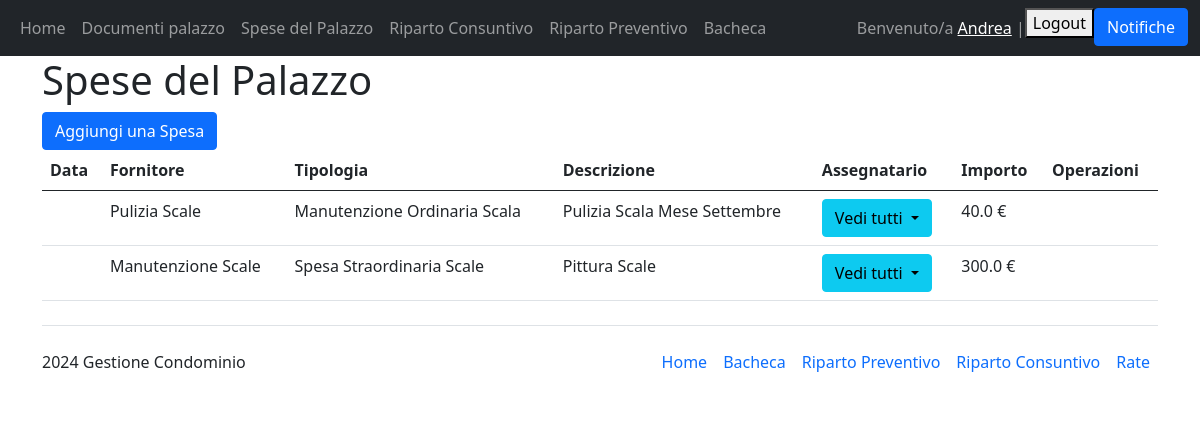
Page /spesa/ (signed in) on the committed database.
### Condominio/models.py (models this page shows)
class Spesa(models.Model):
    class Tipologie(models.TextChoices):
        LUCE_PALAZZINA="Luce Palazzina"
        SCALE_PALAZZINA="Scale Palazzina"
        MANUTENZIONE_ORDINARIA="Manutenzione Ordinaria"
        MANUTENZIONE_ORDINARIA_COMUNE="Manutenzione Ordinaria Comune"
        MANUTENZIONE_ORDINARIA_SCALA="Manutenzione Ordinaria Scala"
        SPESA_GENERALE="Spese Generali"
        SPESA_STRAORDINARIA="Spese Straordinarie"
        SPESA_STRAORDINARIA_EDIFICIO="Spesa Straordinaria Edificio"
        SPESA_STRAORDINARIA_SCALE="Spesa Straordinaria Scale"
        SPESA_STRAORDINARIA_ANTENNE="Spesa Straordinaria Antenne"
        SPESE_DIVERSE="Spese Diverse"
    fornitore=models.ForeignKey(Fornitore, on_delete=models.PROTECT, default=None)
    data=models.DateField("Data")
    tipologia=models.TextField("Tipologia", choices=Tipologie.choices, default=Tipologie.SPESE_DIVERSE, max_length=200)
    descrizione=models.CharField(default=None, max_length=200)
    assegnatario=models.ManyToManyField(Interno)
    importo=models.FloatField("Totale", default=0)
    class Meta:
        verbose_name_plural="Spese"

class Fornitore(models.Model):
    nome = models.CharField(max_length=100, primary_key=True)
    contratto = models.FileField("Contratto", upload_to="static/files", blank=True, default=None)
    indirizzo = models.CharField(max_length=200, blank=True)
    ragione_sociale = models.CharField(max_length=100, blank=True)
    partita_iva = models.CharField(max_length=100, blank=True)
    cf = models.CharField(max_length=100, blank=True)
    iban = models.CharField(max_length=200, blank=True)
    def __str__(self):
        return self.nome
    class Meta:
        verbose_name_plural = "Fornitori"

### Condominio/views.py (the view)
# urls.py: path('spesa/', views.spesa, name="spesa"),
@login_required(login_url="/login")
def spesa(request):
    spese=Spesa.objects.all()
    """ if request.method == "POST":
        spesa_id = request.POST.get("spesa-id")
        print(spesa_id)
        spesa=Spesa.objects.filter(id=spesa_id).first()
        if spesa and (request.user.has_perm("main.delete_spesa")):
            spesa.delete() """
    return render(request, 'Condominio_main/spese.html', {"spese":spese})

### Condominio/models.py (called while the page is built)
    def __str__(self):
        out=self.numero_interno + " - " + str(self.condomino.last_name)
        return out

### Condominio/templates/Condominio_main/spese.html (shortened to what this page needs)
{% extends 'Condominio_main/base.html' %}
{% block content %}
<h1>Spese del Palazzo</h1>
<a class="btn btn-primary" href="/create_spesa" role="button">Aggiungi una Spesa</a>
<table class="table">
    <thead>
      <tr>
        <th scope="col">Data</th>
        <th scope="col">Fornitore</th>
        <th scope="col">Tipologia</th>
        <th scope="col">Descrizione</th>
        <th scope="col">Assegnatario</th> {% comment %} Deve poter essere un utente user di tipo non staff {% endcomment %}
        <th scope="col">Importo</th>
        <th scope="col">Operazioni</th>
      </tr>
    </thead>
    <tbody>
        {% for spesa in spese %}
        <tr>
            <th scope="row">{{spesa.data|date:"d-m-Y"}}</th>
            <td>{{spesa.fornitore}}</td>
            <td>{{spesa.tipologia}}</td>
            <td>{{spesa.descrizione}}</td>
            <td>
              <button class="btn btn-info dropdown-toggle" type="button" id="dropdownMenuButton1" data-bs-toggle="dropdown" aria-expanded="false">
                Vedi tutti
              </button>
            </td>
            <td>{{spesa.importo}} €</td>
            <td>
            </td>
        </tr>
        {% endfor %}
    </tbody>
</table>
{% endblock %}

### Condominio/templates/Condominio_main/base.html (shortened to what this page needs)
<!DOCTYPE html>
<html lang="en">
<head>
    <link href="https://cdn.jsdelivr.net/npm/bootstrap@5.0.2/dist/css/bootstrap.min.css" rel="stylesheet">
    <link rel="stylesheet" href="https://cdn.jsdelivr.net/npm/bootstrap-icons@1.11.3/font/bootstrap-icons.min.css">
</head>
<body>
    <nav class="navbar navbar-expand-lg navbar-dark bg-dark">
        <div class="container-fluid">
            <div>
                <ul class="navbar-nav">
                    <li class="nav-item">
                        <a class="nav-link" href="/home">Home</a>
                    </li>
                    <li class="nav-item">
                        <a class="nav-link" href="/documenti_palazzo">Documenti palazzo</a>
                    </li>
                    <li class="nav-item">
                        <a class="nav-link" href="/spesa">Spese del Palazzo</a>
                    </li>
                    <li class="nav-item">
                        <a class="nav-link" href="/riparto_consuntivo">Riparto Consuntivo</a>
                    </li>
                    <li class="nav-item">
                        <a class="nav-link" href="/riparto_preventivo">Riparto Preventivo</a>
                    </li>
                    <li class="nav-item">
                        <a class="nav-link" href="/bacheca">Bacheca</a>
                    </li>
                </ul>
            </div>
            <div>
                <ul class="navbar-nav">
                    {% if user.is_authenticated %}
                    {% if user.is_staff %}
                    <span class="navbar-text">Benvenuto/a {{user.first_name}} | </span>
                    {% else %}
                    <span class="navbar-text">Benvenuto/a <a href="{% url 'profilo' %}">{{user.first_name}}</a> | </span>
                    {% endif %}
                    <li class="nav-item">
                        <form action="{% url 'logout' %}" method="post">
                            <button type="submit">Logout</button>
                        </form>
                    </li>
                    <li class="nav-item">
                        <button class="btn btn-primary" type="button" data-bs-toggle="offcanvas" data-bs-target="#offcanvasRight" aria-controls="offcanvasRight">Notifiche</button>
                    </li>
                    {% else %}
                    <li class="nav-item">
                        <a class="nav-link" href="{% url 'login' %}">Login</a>
                    </li>
                    {% endif %}
                </ul>
            </div>
        </div>
    </nav>
    <div class="container">
        {% block content %}
        {% endblock  %}
    </div>
    {% if user.is_authenticated and not user.is_staff %}
    <div class="container">
        <footer class="d-flex flex-wrap justify-content-between align-items-center py-3 my-4 border-top">
          <p class="col-md-4 mb-0 text-body-secondary"> 2024 Gestione Condominio </p>
          <ul class="nav col-md-8 justify-content-end">
            <li class="nav-item"><a href="{% url 'home' %}" class="nav-link px-2 text-body-secondary">Home</a></li>
            <li class="nav-item"><a href="{% url 'bacheca' %}" class="nav-link px-2 text-body-secondary">Bacheca</a></li>
            <li class="nav-item"><a href="{% url 'riparto_preventivo' %}" class="nav-link px-2 text-body-secondary">Riparto Preventivo</a></li>
            <li class="nav-item"><a href="{% url 'riparto_consuntivo' %}" class="nav-link px-2 text-body-secondary">Riparto Consuntivo</a></li>
            <li class="nav-item"><a href="#" class="nav-link px-2 text-body-secondary">Rate</a></li>
          </ul>
        </footer>
    </div>
    {% endif %}
</body>
</html>

### rows in the picture
Spesa: fornitore "Pulizia Scale", tipologia "Manutenzione Ordinaria Scala", descrizione "Pulizia Scala Mese Settembre", importo "40.0"
Spesa: fornitore "Manutenzione Scale", tipologia "Spesa Straordinaria Scale", descrizione "Pittura Scale", importo "300.0"

### other values in the picture
{{ user.first_name }} "Andrea"
